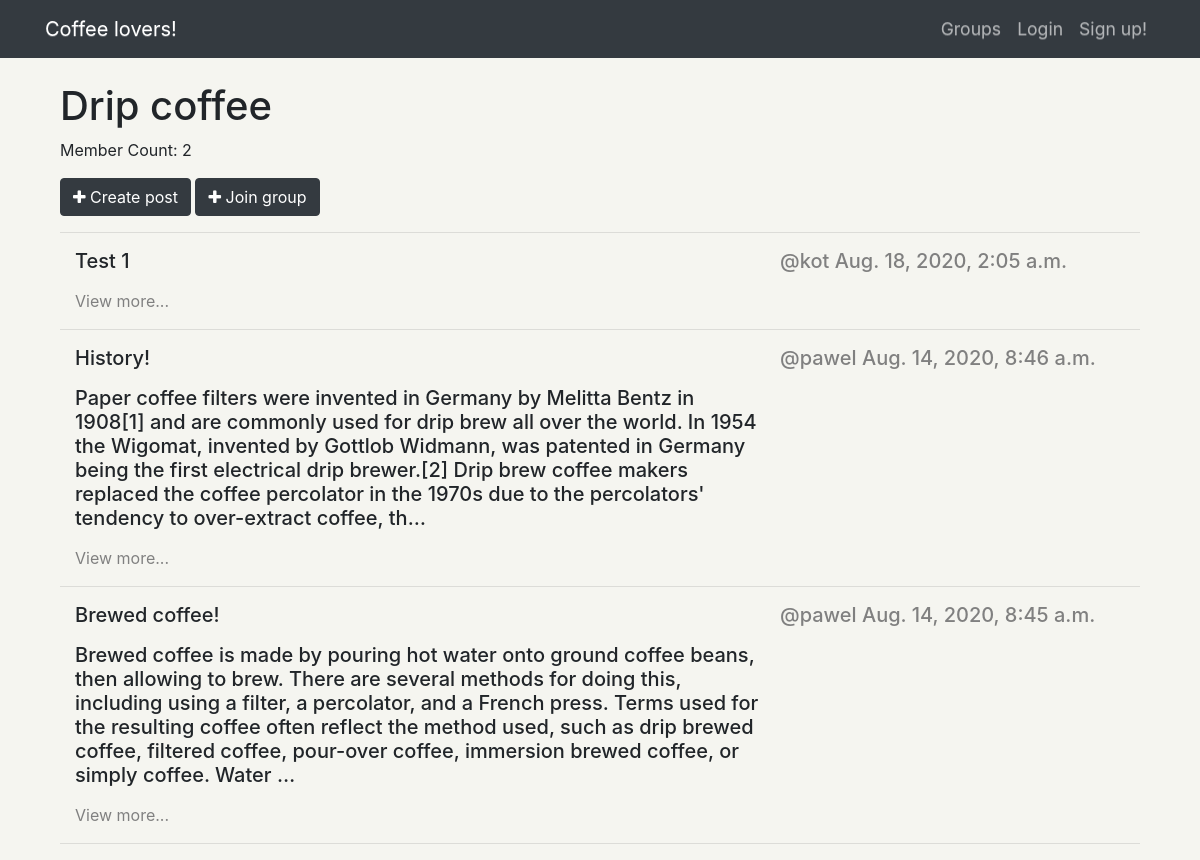
The page /groups/posts/in/drip-coffee/ on the database its author committed.
### groups/models.py (models this page shows, shortened)
class Group(models.Model):
    name = models.CharField(max_length=255,unique=True)
    slug = models.SlugField(allow_unicode=True,unique=True)
    description = models.TextField(blank=True,default='')
    description_html = models.TextField(editable=False,default='',blank=True)
    members = models.ManyToManyField(User,through='GroupMember')
    class Meta():
        ordering = ['name']

### posts/models.py (models this page shows, shortened)
class Post(models.Model):
    user = models.ForeignKey(User,related_name='posts',on_delete=models.CASCADE)
    created_at = models.DateTimeField(auto_now=True)
    message = models.TextField()
    message_html = models.TextField(editable=False)
    group = models.ForeignKey(Group,related_name='posts',null=True,blank=True,on_delete=models.CASCADE)
    class Meta():
        ordering = ['-created_at']
        unique_together = ['user','message']

### groups/views.py (the view)
# urls.py: path('posts/in/<slug>/',views.SingleGroup.as_view(),name='single'),
class SingleGroup(generic.DetailView):
    model = Group

### groups/templates/groups/group_detail.html
{% extends "groups/group_base.html" %}
{% block pregroup %}
<div class="container">
  <h1>{{group.name}}</h1>
  <p>Member Count: {{group.members.count}}</p>
  <div class="content">
    <a href="{% url 'posts:create'  %}" class='btn btn-md btn-fill btn-dark'>
      <span class='fa fa-plus'></span> Create post
    </a>
    {% if user in group.members.all %}
      <a href="{% url 'groups:leave' slug=group.slug %}" class='btn btn-md btn-fill btn-dark'>
        <span class='fa fa-remove'></span> Leave group
      </a>
    {% else %}
      <a href="{% url 'groups:join' slug=group.slug %}" class='btn btn-md btn-fill btn-dark'>
        <span class='fa fa-plus'></span> Join group
      </a>
    {% endif %}
  </div>
  <hr>
</div>
{% endblock %}
{% block group_content %}
<div class="col-md-12">
  {% if group.posts.count == 0 %}
    <h3>No posts in this group yet!</h3>
  {% else %}
    {% for post in group.posts.all %}
      {% include "posts/_post.html" with truncate_message=True %}
      <hr>
    {% endfor %}
  {% endif %}
</div>
{% endblock %}

### posts/templates/posts/_post.html (shortened to what this page needs)
<div class="post media">
  {% if truncate_message == True %}
  <div class="col-md-8">
    <h5>{{post.message|linebreaks|safe|truncatechars:400}}</h5>
    <a class='username-text' href="{% url 'posts:single' username=post.user.username pk=post.pk %}">View more...</a>
  </div>
  {% else %}
    <h5 class='col-md-8'>{{post.message|linebreaks|safe}}</h5>
  {% endif %}
  {% if hide_delete != True %}
  <div class="media-body">
    <h5 class='media-heading'>
    <span class='username'>
      <a class='username-text' href="{% url 'posts:for_user' username=post.user.username %}">@{{post.user.username}}</a>
    </span>
    <time class='time'>
      <a class='username-text' href="{% url 'posts:single' username=post.user.username pk=post.pk %}">{{post.created_at}}</a>
    </time>
    </h5>
  </div>
  {% endif %}
</div>

### static/socialforum/css/master.css (style rules this page uses)
body { height: 100%; width: 100%; overflow: scroll; background: #f5f5f0; margin: 0; }
.username-text { color: grey; }

### rows shown on the page
Group: name "Drip coffee", members.count "2"
Post: message "Test 1", user.username "kot", created_at "Aug. 18, 2020, 2:05 a.m."
Post: message "History! Paper coffee filters were invented in Germany by Melitta Bentz in 1908[1] and are commonly used for drip brew all over the world. In 1954 the Wigomat, invented by Gottlob Widmann, was patented in Germany being the first electrical drip brewer.[2] Drip brew coffee makers replaced the coffee percolator in the 1970s due to the percolators' tendency to over-extract coffee, th…", user.username "pawel", created_at "Aug. 14, 2020, 8:46 a.m."
Post: message "Brewed coffee! Brewed coffee is made by pouring hot water onto ground coffee beans, then allowing to brew. There are several methods for doing this, including using a filter, a percolator, and a French press. Terms used for the resulting coffee often reflect the method used, such as drip brewed coffee, filtered coffee, pour-over coffee, immersion brewed coffee, or simply coffee. Water …", user.username "pawel", created_at "Aug. 14, 2020, 8:45 a.m."
